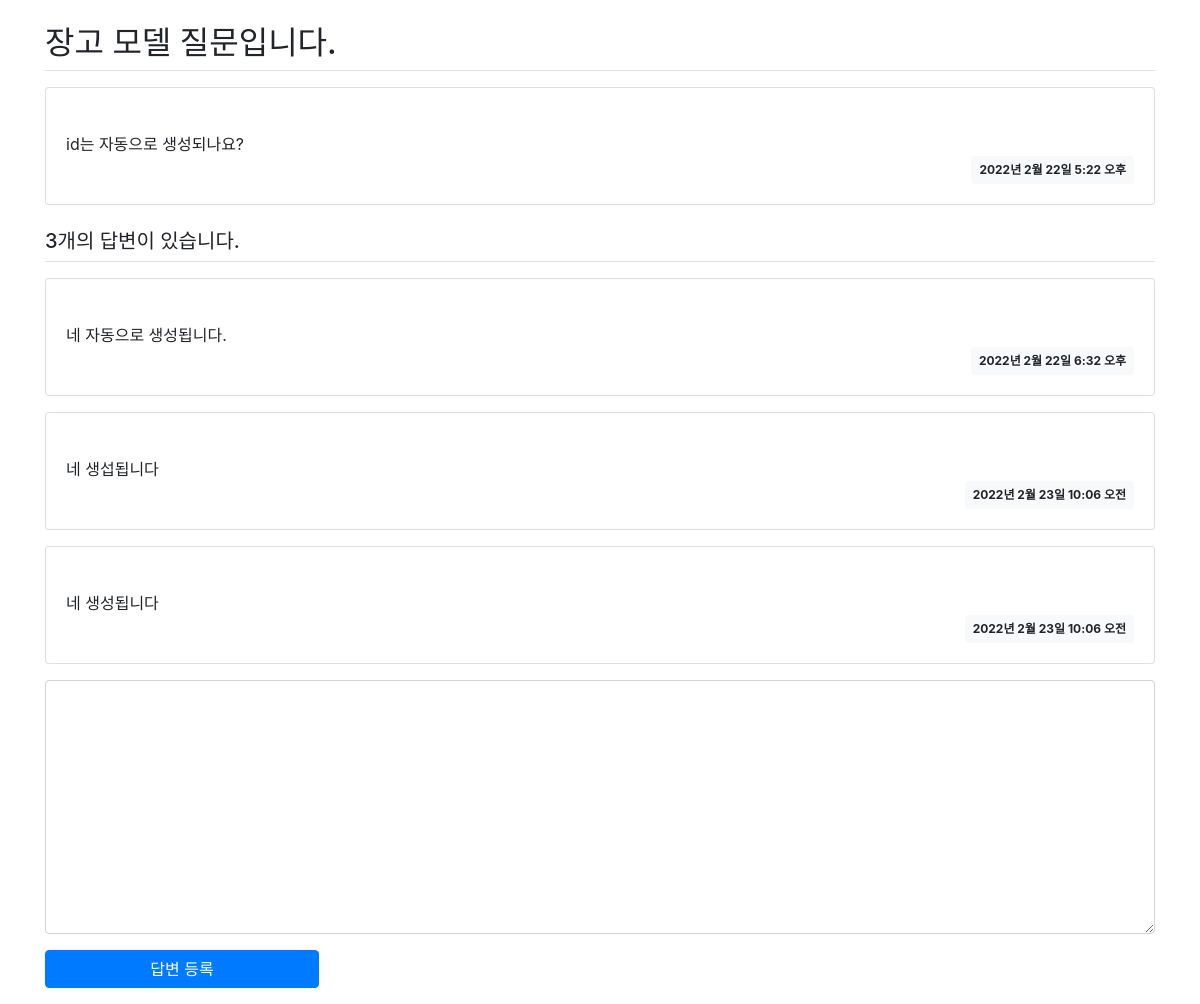
Screenshot of /pybo/2/ with the database file from the repository.
### pybo/models.py (models this page shows, shortened)
class Question(models.Model):
    subject = models.CharField(max_length=200)
    content = models.TextField()
    create_date = models.DateTimeField()

class Answer(models.Model):
    question = models.ForeignKey(Question, on_delete=models.CASCADE)
    content = models.TextField()
    create_date = models.DateTimeField()

### pybo/views.py (the view)
# urls.py: path('<int:question_id>/', views.detail, name='detail'),
def detail(request, question_id):
    question = get_object_or_404(Question, pk=question_id)
    context = {'question': question}
    return render(request, 'pybo/question_detail.html', context)

### templates/pybo/question_detail.html (shortened to what this page needs)
{% extends 'base.html' %}
{% block content %}
<div class="container my-3">
    <h2 class="border-bottom py-2">{{ question.subject }}</h2>
    <div class="card my-3">
        <div class="card-body">
            <div class="card-text" style="white-space: pre-line;">
                {{  question.content }}
            </div>
            <div class="d-flex justify-content-end">
                <div class="badge badge-light p-2">
                    {{ question.create_date }}
                </div>
            </div>
        </div>
    </div>
    <h5 class="border-bottom my-3 py-2">
        {{ question.answer_set.count }}개의 답변이 있습니다.
    </h5>
    {% for answer in question.answer_set.all %}
    <div class="card my-3">
        <div class="card-body">
            <div class="card-text" style="white-space: pre-line;">
                {{ answer.content }}
            </div>
            <div class="d-flex justify-content-end">
                <div class="badge badge-light p-2">
                    {{ answer.create_date }}
                </div>
            </div>
        </div>
    </div>
    {%  endfor %}
    <form action="{% url 'pybo:answer_create' question.id %}" method="post" class="my-3">
        <div class="form-group">
            <textarea name="content" id="content" class="form-control" rows="10"></textarea>
        </div>
        <input type="summit" value="답변 등록" class="btn btn-primary">
    </form>
</div>
{% endblock %}

### static/style.css (style rules this page uses)
textarea { width:100%; }

### rows the page displays
Question: subject "장고 모델 질문입니다.", content "id는 자동으로 생성되나요?", create_date "2022년 2월 22일 5:22 오후", answer_set.count "3"
Answer: content "네 자동으로 생성됩니다.", create_date "2022년 2월 22일 6:32 오후"
Answer: content "네 생섭됩니다", create_date "2022년 2월 23일 10:06 오전"
Answer: content "네 생성됩니다", create_date "2022년 2월 23일 10:06 오전"
